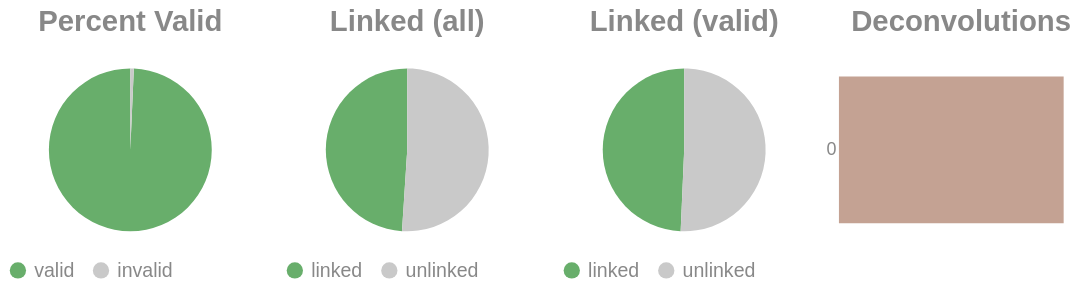

Write notebook code for a chart like this one.
### Code cell
if SKIPLR:
    pass
else:
    clash = Counter()
    for i in valids['molecule'].to_list():
        _mol = i.split("-")
        if len(_mol) == 1:
            clash.update('0')
        else:
            clash.update(_mol[-1])

    _d = {"deconvolutions": [], 'count': []}
    for k,v in clash.items():
        _d['deconvolutions'].append(k)
        _d['count'].append(v)

    tot_valid = valids['reads'].sum()
    mask = valids['reads'] >= 2
    n_linked_reads = valids.filter(mask)['reads'].sum()
    if n_linked_reads == 0:
        print_html("No linked molecules (>=2 reads) were detected; skipping linked-only distributions.")
        SKIPLR = True
    else:
        perc_valid = round(tot_valid / n_reads, 4)
        linked_perc_abs = round(n_linked_reads / n_reads, 4)
        linked_perc = round(n_linked_reads / tot_valid, 4)

    _valid = pl.DataFrame({"valids": ['valid', 'invalid'], "count": [tot_valid, n_reads - tot_valid]})
    _linked_abs = pl.DataFrame({"linked (absolute)": ['linked', 'unlinked'], "count": [n_linked_reads, n_reads - n_linked_reads]})
    _linked_rel = pl.DataFrame({"linked (valids)": ['linked', 'unlinked'], "count": [n_linked_reads, tot_valid - n_linked_reads]})

    (
        alt.hconcat(
            piechart(_valid, goodval = 'valid', title = "Percent Valid"),
            piechart(_linked_abs, goodval = "linked", title =  "Linked (all)"),
            piechart(_linked_rel, goodval = "linked", title =  "Linked (valid)"),
            convolutionbar(pl.DataFrame(_d), title = "Deconvolutions"),
            center = True,
            bounds = 'flush'
        )
        .resolve_scale(color='independent')
        .resolve_legend('independent')
        .properties(usermeta={'embedOptions': {"actions": False}})
    ).display()

### Figure 1 — Vega-Lite specification as saved in the notebook (floating-point values rounded to 4 significant figures)
{"width": "container", "height": 400, "config": {"title": {"anchor": "start", "dy": -15, "fontSize": 18, "color": "#888888", "subtitleColor": "#888888", "subtitleFontSize": 14}, "arc": {"fill": "#0072B2"}, "axis": {"domainColor": "#888888", "domainWidth": 0.5, "gridWidth": 0.2, "grid": false, "titleFontWeight": 400, "titleFontSize": 15, "labelFontSize": 11, "labelColor": "#888888", "tickColor": "#888888", "tickWidth": 0.2, "titleColor": "#888888"}, "axisBand": {"grid": false}, "axisX": {"grid": true, "tickSize": 10, "domainCap": "round"}, "axisY": {"domain": false, "grid": true, "tickSize": 0, "domainCap": "round"}, "background": "transparent", "header": {"labelFontSize": 15, "labelColor": "#888888", "titleFontSize": 15, "titleFontWeight": 600, "titleColor": "#888888"}, "legend": {"labelFont": "sans-serif", "labelFontSize": 12, "labelColor": "#888888", "symbolSize": 100, "symbolType": "circle", "titleFontSize": 12, "titlePadding": 10, "titleColor": "#888888", "title": null}, "range": {"category": ["#E69F00", "#56B4E9", "#009E73", "#F0E442", "#0072B2", "#D55E00", "#CC79A7", "#000000"], "diverging": ["#cfe8f3", "#a2d4ec", "#73bfe2", "#46abdb", "#1696d2", "#12719e"]}, "area": {"fill": "#0072B2", "fillOpacity": 0.7, "line": true, "strokeOpacity": 0.7}, "line": {"color": "#0072B2", "stroke": "#0072B2", "strokeWidth": 2}, "trail": {"color": "#0072B2", "stroke": "#0072B2", "strokeWidth": 0, "size": 1}, "point": {"filled": true, "fillOpacity": 1.0, "size": 95}, "text": {"color": "#888888", "fontSize": 11, "align": "right", "fontWeight": 400, "size": 11}, "bar": {"fill": "#0072B2", "stroke": null}, "view": {"stroke": null, "continuousWidth": 660, "continuousHeight": 400}}, "hconcat": [{"data": {"name": "data-f7184d1324028f26cc5806365e12d769"}, "mark": {"type": "arc"}, "encoding": {"color": {"field": "valids", "legend": {"orient": "bottom", "title": null}, "scale": {"domain": ["valid", "invalid"], "range": ["#68ae6b", "#C9C9C9"]}, "title": "Valids", "type": "nominal"}, "theta": {"field": "count", "type": "quantitative"}, "tooltip": [{"field": "valids", "title": "Valids", "type": "ordinal"}, {"field": "percent", "format": ".2%", "title": "Percent", "type": "quantitative"}, {"field": "count", "title": "Count", "type": "quantitative"}]}, "height": 100, "title": {"text": "Percent Valid", "align": "center", "anchor": "middle"}, "transform": [{"calculate": "datum.count / 6756851", "as": "percent"}], "width": 150}, {"data": {"name": "data-84e47d3aef1a336932c697baa7b0e9d9"}, "mark": {"type": "arc"}, "encoding": {"color": {"field": "linked (absolute)", "legend": {"orient": "bottom", "title": null}, "scale": {"domain": ["linked", "unlinked"], "range": ["#68ae6b", "#C9C9C9"]}, "title": "Linked (Absolute)", "type": "nominal"}, "theta": {"field": "count", "type": "quantitative"}, "tooltip": [{"field": "linked (absolute)", "title": "Linked (Absolute)", "type": "ordinal"}, {"field": "percent", "format": ".2%", "title": "Percent", "type": "quantitative"}, {"field": "count", "title": "Count", "type": "quantitative"}]}, "height": 100, "title": {"text": "Linked (all)", "align": "center", "anchor": "middle"}, "transform": [{"calculate": "datum.count / 6756851", "as": "percent"}], "width": 150}, {"data": {"name": "data-f515369d3bdc5cc52df6f66c2c9b6c79"}, "mark": {"type": "arc"}, "encoding": {"color": {"field": "linked (valids)", "legend": {"orient": "bottom", "title": null}, "scale": {"domain": ["linked", "unlinked"], "range": ["#68ae6b", "#C9C9C9"]}, "title": "Linked (Valids)", "type": "nominal"}, "theta": {"field": "count", "type": "quantitative"}, "tooltip": [{"field": "linked (valids)", "title": "Linked (Valids)", "type": "ordinal"}, {"field": "percent", "format": ".2%", "title": "Percent", "type": "quantitative"}, {"field": "count", "title": "Count", "type": "quantitative"}]}, "height": 100, "title": {"text": "Linked (valid)", "align": "center", "anchor": "middle"}, "transform": [{"calculate": "datum.count / 6710299", "as": "percent"}], "width": 150}, {"data": {"name": "data-4a2ab2aa5ad8fb641f16c1d71ad45042"}, "mark": {"type": "bar"}, "encoding": {"color": {"field": "deconvolutions", "legend": null, "scale": {"scheme": "lightgreyred"}, "type": "nominal"}, "tooltip": [{"field": "deconvolutions", "title": "Deconvolutions", "type": "ordinal"}, {"field": "percent", "format": ".2%", "title": "Percent", "type": "quantitative"}, {"field": "count", "title": "Count", "type": "quantitative"}], "x": {"axis": null, "field": "count", "type": "quantitative"}, "y": {"field": "deconvolutions", "sort": "ascending", "title": null, "type": "nominal"}}, "height": 100, "title": {"text": "Deconvolutions", "align": "center", "anchor": "middle"}, "transform": [{"calculate": "datum.count / 4598407", "as": "percent"}], "width": 150}], "bounds": "flush", "center": true, "resolve": {"legend": {"angle": "independent"}, "scale": {"color": "independent"}}, "usermeta": {"embedOptions": {"actions": false}}, "$schema": "https://vega.github.io/schema/vega-lite/v6.1.0.json", "datasets": {"data-f7184d1324028f26cc5806365e12d769": [{"valids": "valid", "count": 6710299}, {"valids": "invalid", "count": 46552}], "data-84e47d3aef1a336932c697baa7b0e9d9": [{"linked (absolute)": "linked", "count": 3308931}, {"linked (absolute)": "unlinked", "count": 3447920}], "data-f515369d3bdc5cc52df6f66c2c9b6c79": [{"linked (valids)": "linked", "count": 3308931}, {"linked (valids)": "unlinked", "count": 3401368}], "data-4a2ab2aa5ad8fb641f16c1d71ad45042": [{"deconvolutions": "0", "count": 4598407}]}}
